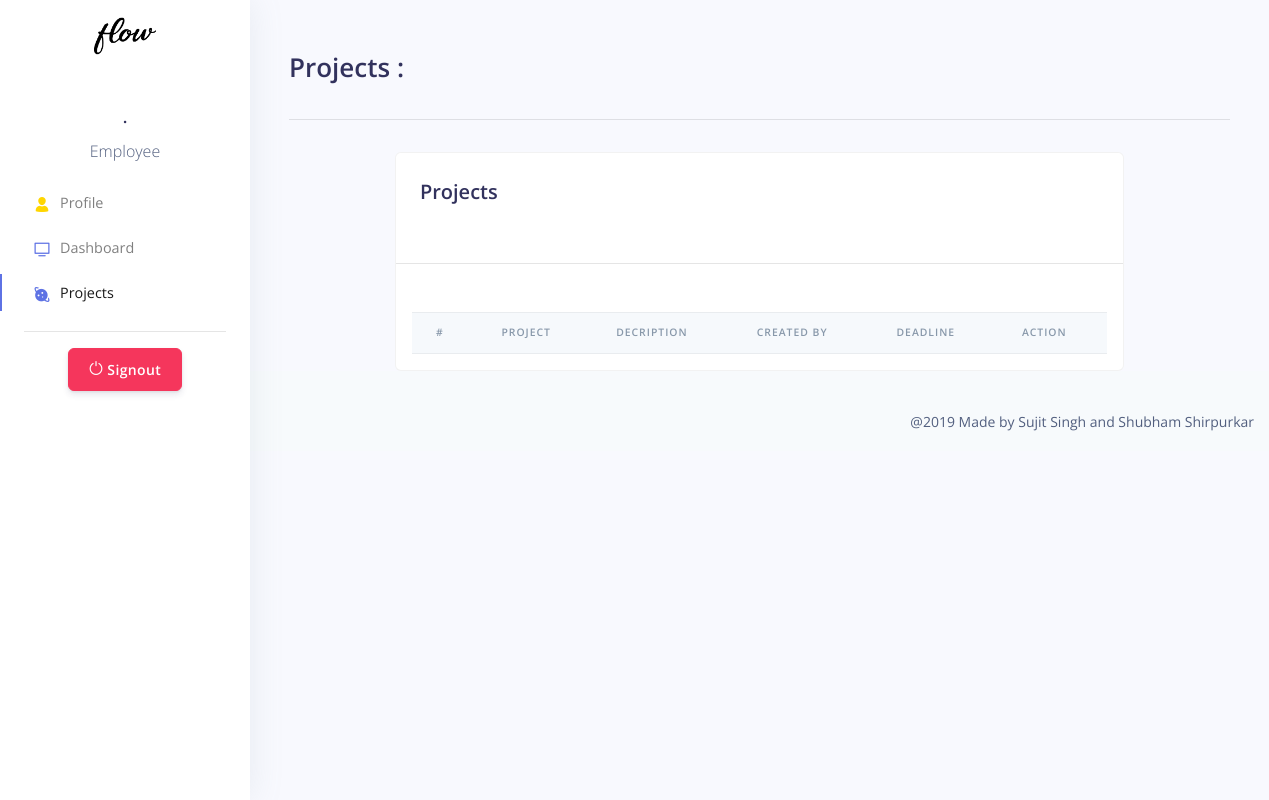
Page /employee/employee_task.php on the earlier database version.
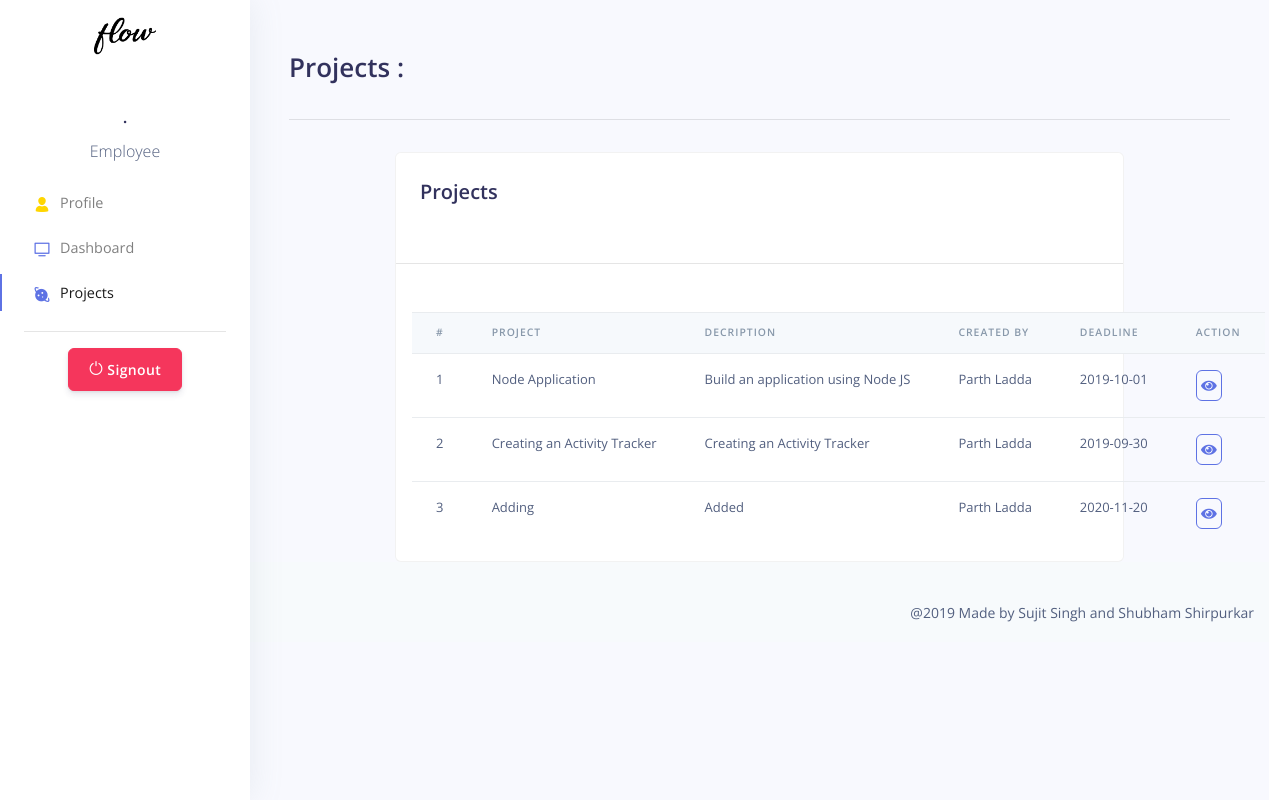
Same page on the later database version.
### tables this page shows
CREATE TABLE `fl_project` (
  `project_id` int(11) NOT NULL,
  `manager_id` int(5) NOT NULL,
  `project_name` varchar(100) NOT NULL,
  `project_desc` text NOT NULL,
  `deadline` date DEFAULT NULL,
  `time_created` timestamp NOT NULL DEFAULT CURRENT_TIMESTAMP
);

CREATE TABLE `fl_user` (
  `user_id` int(11) NOT NULL,
  `first_name` varchar(100) NOT NULL,
  `last_name` varchar(100) NOT NULL,
  `email` varchar(100) NOT NULL,
  `password` varchar(100) NOT NULL,
  `hash` varchar(100) NOT NULL,
  `user_type` tinyint(5) NOT NULL,
  `active` tinyint(1) NOT NULL DEFAULT '0',
  `login_counter` int(100) NOT NULL DEFAULT '0',
  `create_time` datetime NOT NULL DEFAULT CURRENT_TIMESTAMP
);

### employee/employee_task.php (the view, shortened to what the changed rows need)
<?php
    include '../assets/db/connect_db.php';
    $sql_project = "SELECT fl_project.project_id AS project_id, fl_manager.manager_id AS m_id, fl_project.project_name AS name, fl_project.project_desc AS p_desc,
	fl_project.deadline AS deadline, fl_project.time_created AS created
			FROM fl_project
			INNER JOIN fl_manager ON fl_manager.manager_id = fl_project.manager_id";
	$query_project = mysqli_query($conn,$sql_project);
?>
<!DOCTYPE html>
<html lang="en">
<head>
	<?php
		include '../include/css_include.php';
	?>
</head>
<body>
	<div class="main-content">
	    <div class="container-fluid mt-5">
            <h1>Projects :</h1>
            <div class="container">
                <div class="mt-3">
                    <div class="col-10 md-5 offset-1">
                        <div class="card">
                            <h2 class="card-title m-2 p-3">Projects</h2>
                            <div class="card-body p-2 m-2">
                                <table class="table">
                                  <thead class="thead-light">
                                    <tr>
                                      <th scope="col">#</th>
                                      <th scope="col">Project</th>
                                      <th scope="col">Decription</th>
                                      <th scope="col">Created By</th>
                                      <th scope="col">Deadline</th>
                                      <th scope="col">Action</th>
                                    </tr>
                                  </thead>
                                  <tbody>
                                      <?php
                                          $no = 1;
                                          while ($row_project = mysqli_fetch_assoc($query_project)) {
                                              $m_id=$row_project['m_id'];
                                              $sql_manager_name = mysqli_fetch_assoc(mysqli_query($conn,"SELECT fl_user.user_id AS user_id, fl_manager.manager_id AS m_id, fl_user.first_name AS fname, fl_user.last_name AS lname
                                          			FROM fl_user
                                          			INNER JOIN fl_manager ON fl_manager.user_id = fl_user.user_id WHERE manager_id = $m_id"));
                                      ?>
                                          <tr>
                                              <td><?= $no ?></td>
                                              <td><?= $row_project['name']?></td>
                                              <td><?= $row_project['p_desc']?></td>
                                              <td><?= $sql_manager_name['fname'].' '.$sql_manager_name['lname']?></td>
                                              <td><?= $row_project['deadline']?>
                                              </td>
                                              <td>
                                                  <form class="form-button-action" action="employee_task.php" method="POST">
                                                      <button type="submit" data-toggle="tooltip" name="view" class="btn btn-link btn-primary p-1" data-original-title="View Project">
                                                          <i class="fa fa-eye"></i>
                                                      </button>
                                                  </form>
                                              </td>
                                          </tr>
                                      <?php
                                          $no++;
                                          }
                                      ?>
                                  </tbody>
                                </table>
                            </div>
                        </div>
                    </div>
                </div>
            </div>
	    </div>
	</div>
</body>
</html>

Differences in the rows shown:
added fl_project: project_name "Node Application", project_desc "Build an application using Node JS", fl_user.first_name "Parth", fl_user.last_name "Ladda", deadline "2019-10-01"
added fl_project: project_name "Creating an Activity Tracker", project_desc "Creating an Activity Tracker", fl_user.first_name "Parth", fl_user.last_name "Ladda", deadline "2019-09-30"
added fl_project: project_name "Adding", project_desc "Added", fl_user.first_name "Parth", fl_user.last_name "Ladda", deadline "2020-11-20"
